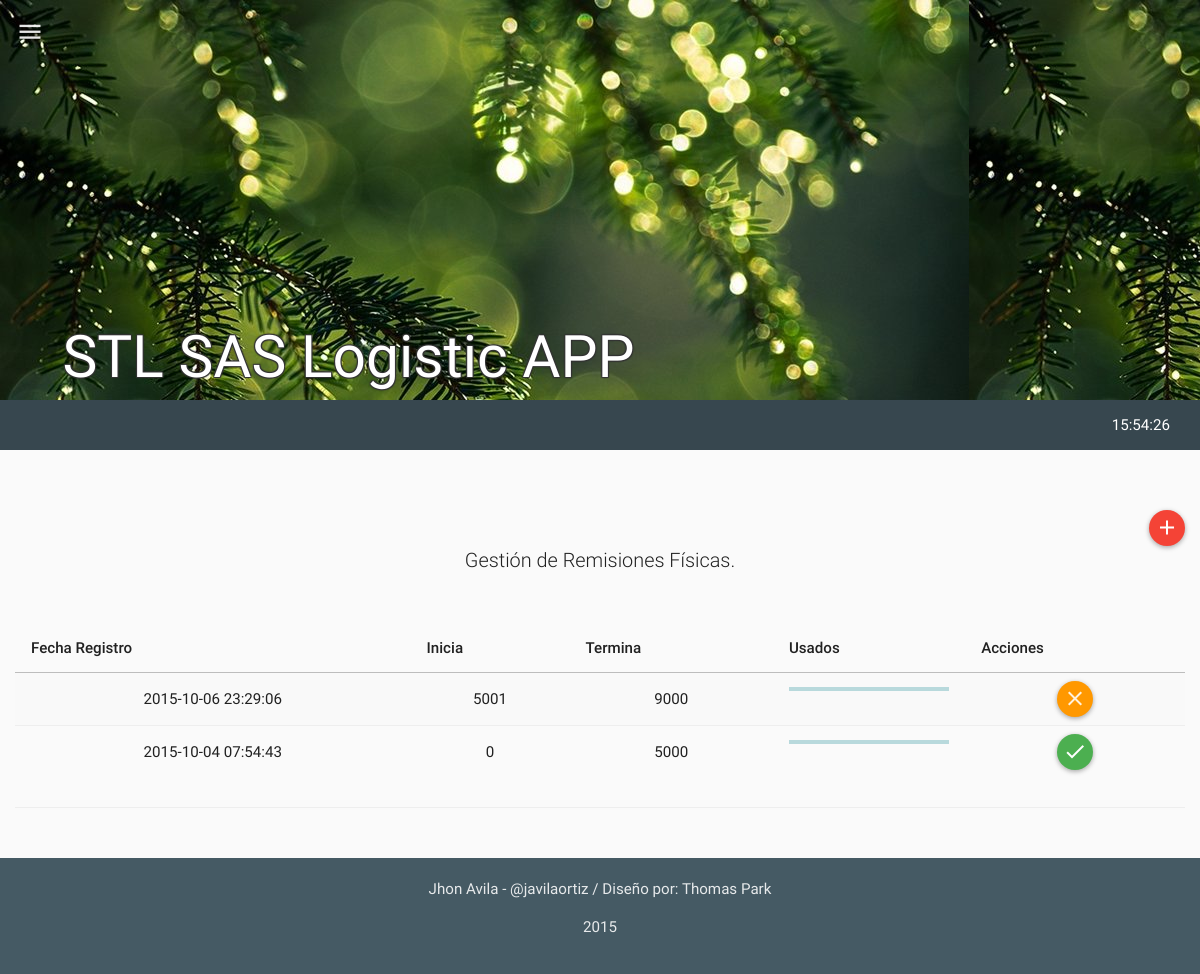
/mods/rfisicas/rfisicas.php (signed in), run on an earlier commit of the app's database.
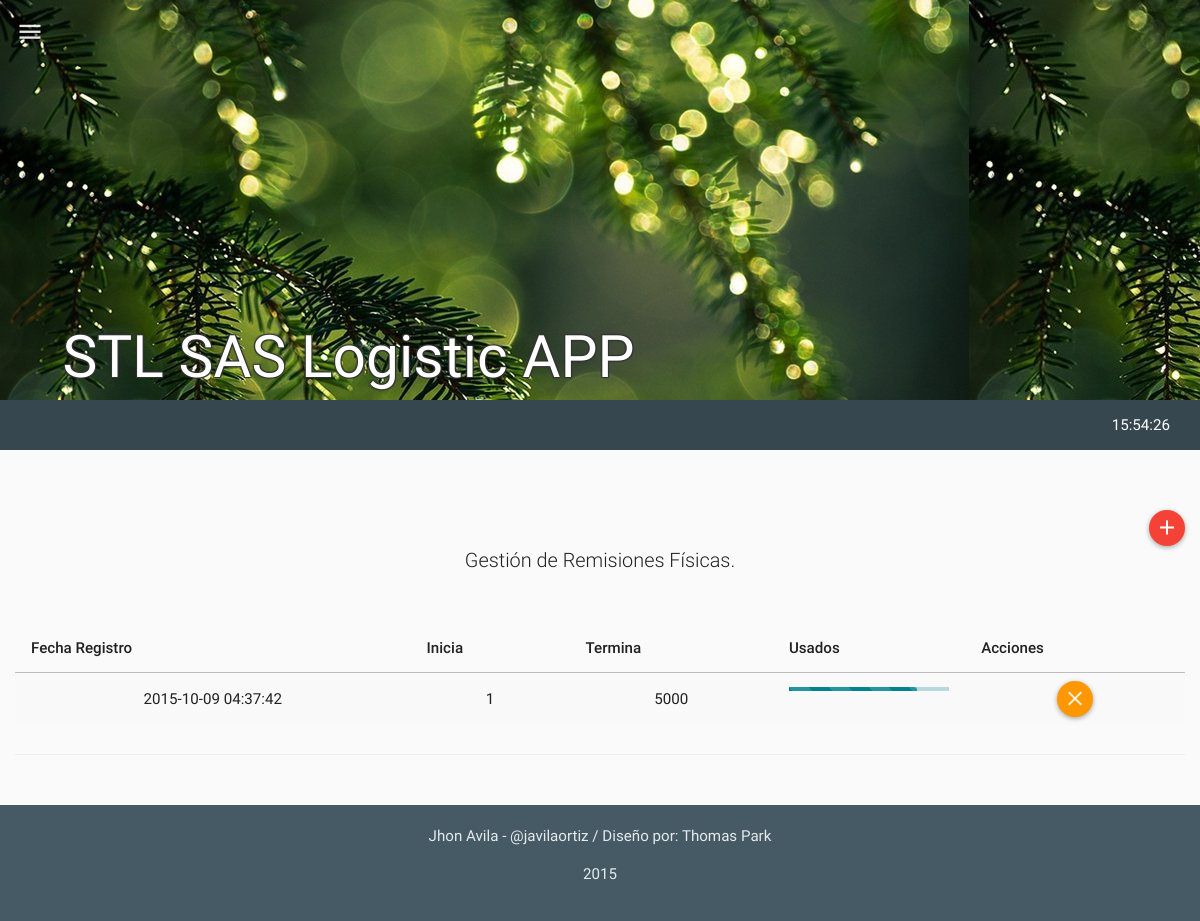
And on a later commit of the database.
### tables this page shows
CREATE TABLE IF NOT EXISTS `tbl_remisiones_fisicas` (
  `rf_id` int(11) NOT NULL,
  `rf_tipo_doc` varchar(60) NOT NULL,
  `rf_dig_ini` int(11) NOT NULL,
  `rf_dig_fin` int(11) NOT NULL,
  `rf_cant_usados` int(11) NOT NULL,
  `rf_timestamp` timestamp NOT NULL DEFAULT CURRENT_TIMESTAMP ON UPDATE CURRENT_TIMESTAMP,
  `rf_created` int(11) NOT NULL,
  `rf_estado` int(11) NOT NULL
);

### php/rfisicas.php (the view, shortened to what this page needs)
<?php
class rfisicas{
  function get_rfisicas(){
    $rt = new route();
    if(isset($_SESSION["ses_id"])){
      $qry='SELECT * FROM tbl_remisiones_fisicas ORDER BY rf_timestamp DESC ';
      $res = mysql_query($qry);
      $item =" ";
      $script ="<script>$(document).ready(function(){";
      while($row_res = mysql_fetch_assoc($res)) {
          $porcentaje=(($row_res["rf_cant_usados"]*100)/($row_res["rf_dig_fin"]-$row_res["rf_dig_ini"]));
          if ($row_res["rf_estado"]==1) {
            $btn = '<div id="act-button" style="display:" onclick="change(1, '.$row_res['rf_id'].')" class="btn btn-floating-mini btn-success" title="Activar Paquete"><i class="md  md-done"></i></div>
                  <div id="des-button" style="display:none" onclick="change(2, '.$row_res['rf_id'].')" class="btn btn-floating-mini btn-warning" title="Desactivar Paquete"><i class="md  md-close"></i></div>';
          }else{
            $btn = '<div id="act-button" style="display:none" onclick="change(1, '.$row_res['rf_id'].')" class="btn btn-floating-mini btn-success" title="Activar Paquete"><i class="md  md-done"></i></div>
                  <div id="des-button" style="display:" onclick="change(2, '.$row_res['rf_id'].')" class="btn btn-floating-mini btn-warning" title="Desactivar Paquete"><i class="md  md-close"></i></div>';
          }
        $item.='
              <tr>
                <td>'.$row_res["rf_timestamp"].'</td>
                <td>'.$row_res["rf_dig_ini"].'</td>
                <td>'.$row_res["rf_dig_fin"].'</td>
                <td><div class="progress progress-striped active">
                      <div class="progress-bar" title="'.$row_res["rf_cant_usados"].'  ('.$porcentaje.'%)" style="width: '.$porcentaje.'%; height:10px;"></div>
                    </div>
                </td>
                <td>
                '.$btn.'
                </td>
              </tr>
        ';
        $script.='';
      }
      $script.='});</script>';
    }
    else{$rt->routing($rt->path("login"));}
    $html='
          <table class="table table-striped table-hover ">
            <thead>
              <tr>
                <th>Fecha Registro</th>
                <th>Inicia</th>
                <th>Termina</th>
                <th>Usados</th>
                <th>Acciones</th>
              </tr>
            </thead>
            <tbody>
              '.$item.'
            </tbody>
          </table>
    ';
    return $script.$html;
  }
}
?>

What changed in the data, as far as the page shows it:
removed tbl_remisiones_fisicas: rf_timestamp "2015-10-06 23:29:06", rf_dig_ini "5001", rf_dig_fin "9000"
removed tbl_remisiones_fisicas: rf_timestamp "2015-10-04 07:54:43", rf_dig_ini "0", rf_dig_fin "5000"
added tbl_remisiones_fisicas: rf_timestamp "2015-10-09 04:37:42", rf_dig_ini "1", rf_dig_fin "5000", rf_cant_usados 4000 (drawn)
